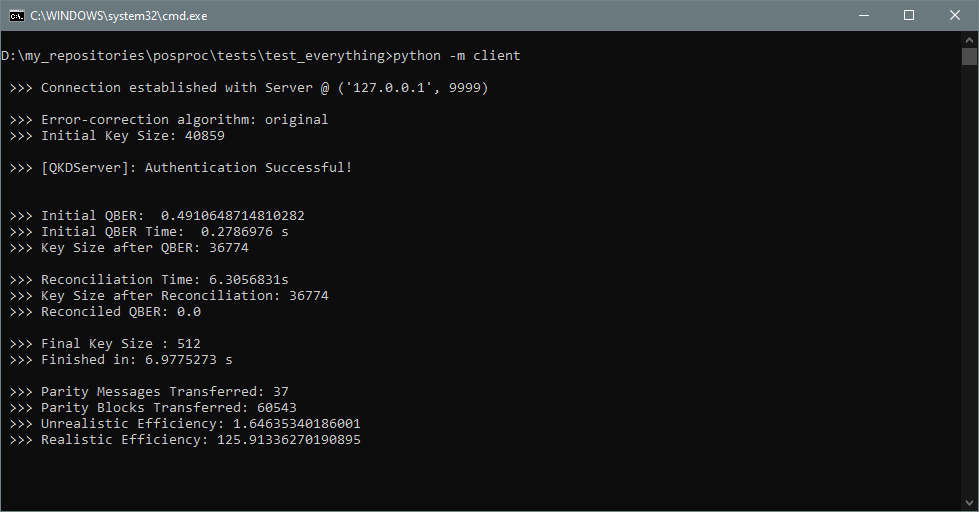
#> input picture tests/test_everything/lab_data/results/cropped/14072021_1.PNG, 979 x 512 px
$ jupyter execute crop_photos.ipynb
#> lines starting #> are read from the running program, lines starting #| are printed output that depends on the picture
[cell 1]
import cv2 as cv
import numpy as np
from matplotlib import pyplot as plt

[cell 2]
images = ['14072021_1.PNG','14072021_2.PNG','17072021_1.PNG','17072021_2.PNG']

for image in images:
    image_ = cv.imread(image)
#> image_ is the input picture: shape (512, 979, 3); mean B, G, R 24, 23.6, 22.6
    cv.imwrite('c_'+image, image_[0:450, 0:550, :])
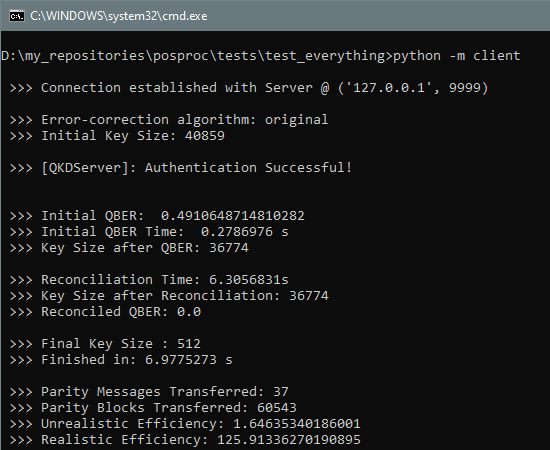
#> saved as c_14072021_1.PNG: shape (450, 550, 3); mean B, G, R 28.8, 28.5, 27.4
#> pass 2 of the loop `for image in images:`:
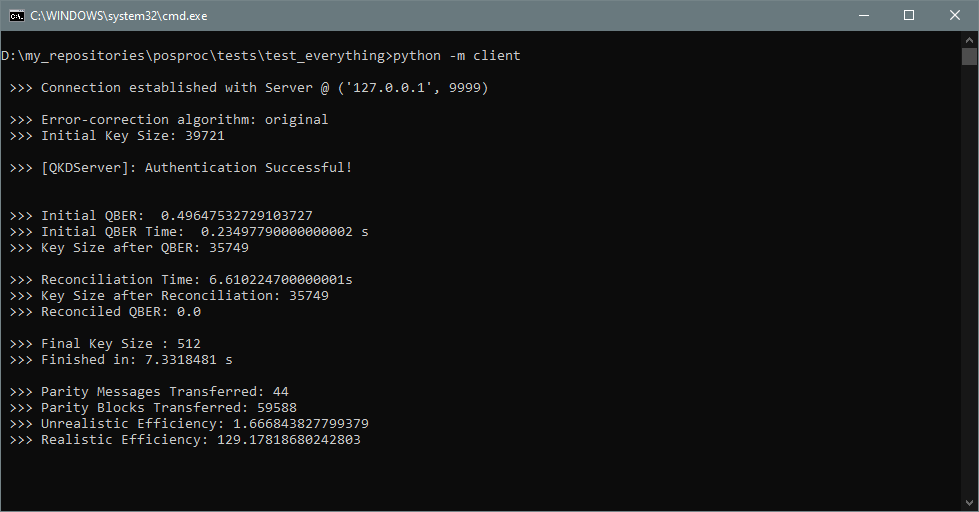
#> input picture tests/test_everything/lab_data/results/cropped/14072021_2.PNG, 979 x 512 px
#> image_ is the input picture: shape (512, 979, 3); mean B, G, R 24.2, 23.8, 22.8
#> `cv.imwrite('c_'+image, image_[0:450, 0:550, :])`:
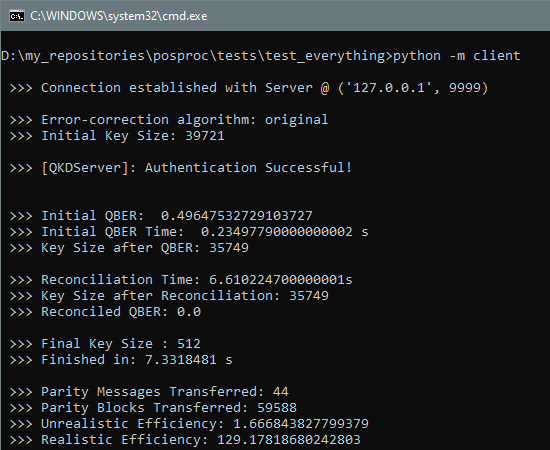
#> saved as c_14072021_2.PNG: shape (450, 550, 3); mean B, G, R 29.2, 28.9, 27.8
#> pass 3 of the loop `for image in images:`:
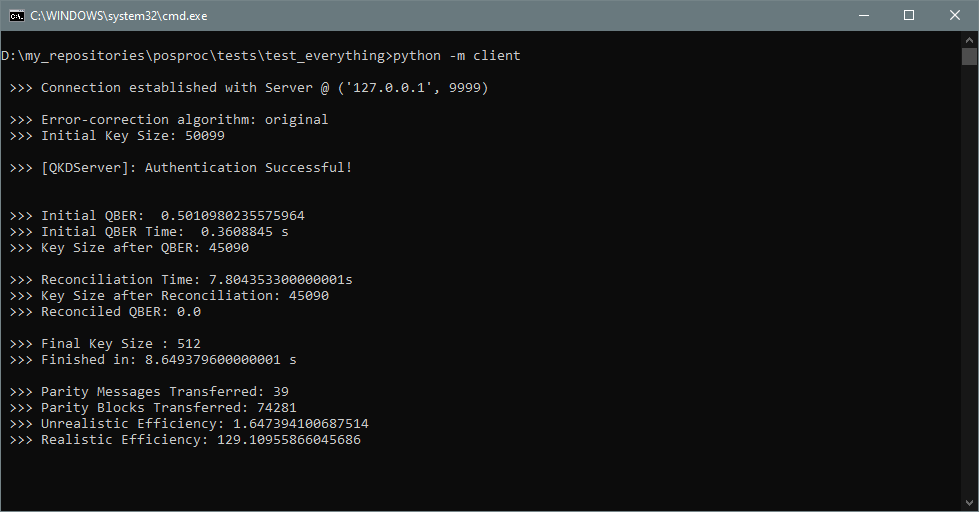
#> input picture tests/test_everything/lab_data/results/cropped/17072021_1.PNG, 979 x 512 px
#> image_ is the input picture: shape (512, 979, 3); mean B, G, R 24.2, 23.9, 22.9
#> `cv.imwrite('c_'+image, image_[0:450, 0:550, :])`:
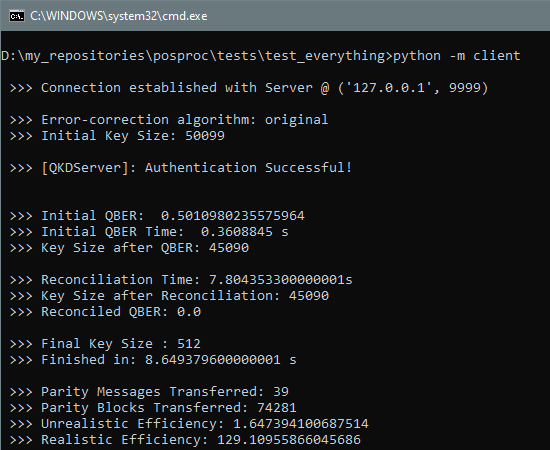
#> saved as c_17072021_1.PNG: shape (450, 550, 3); mean B, G, R 29.3, 29, 27.9
#> the loop made 4 passes; the first 3 are shown
